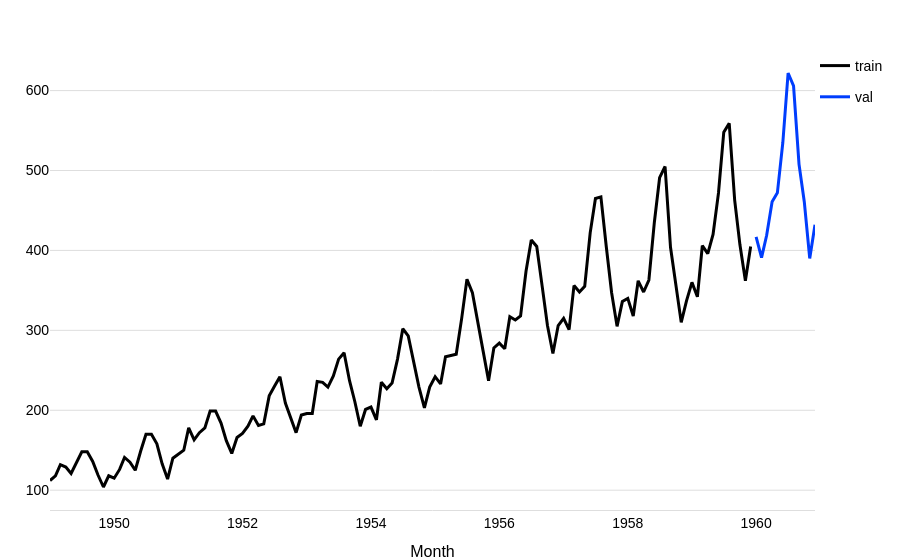

Notebook code cell kept with this figure:
### Markdown cell above
## 1. Quick Start

Let's start with a simple example using the **TiDE** model on the AirPassengers dataset.

### Code cell
series = AirPassengersDataset().load().astype("float32")

input_chunk_length = 24
output_chunk_length = 12

train, val = series[:-output_chunk_length], series[-output_chunk_length:]

fig = train.plotly(label="train")
fig = val.plotly(label="val", fig=fig)
fig.update_layout(**config)

### Figure 1 — Plotly figure (JSON) as saved in the notebook; plotly's stock layout.template omitted (floating-point values rounded to 4 significant figures; data arrays with more than 128 entries replaced by an {"elided": "..."} marker saying what was removed)
{"data": [{"hovertemplate": "<b>train</b>: %{y:.3g}<extra></extra>", "legendgroup": "train", "line": {"color": "#000000"}, "mode": "lines", "name": "train", "type": "scatter", "x": {"elided": "132 str values"}, "y": {"elided": "132 float values"}}, {"hovertemplate": "<b>val</b>: %{y:.3g}<extra></extra>", "legendgroup": "val", "line": {"color": "#003dfd"}, "mode": "lines", "name": "val", "type": "scatter", "x": ["1960-01-01T00:00:00.000000000", "1960-02-01T00:00:00.000000000", "1960-03-01T00:00:00.000000000", "1960-04-01T00:00:00.000000000", "1960-05-01T00:00:00.000000000", "1960-06-01T00:00:00.000000000", "1960-07-01T00:00:00.000000000", "1960-08-01T00:00:00.000000000", "1960-09-01T00:00:00.000000000", "1960-10-01T00:00:00.000000000", "1960-11-01T00:00:00.000000000", "1960-12-01T00:00:00.000000000"], "y": [417.0, 391.0, 419.0, 461.0, 472.0, 535.0, 622.0, 606.0, 508.0, 461.0, 390.0, 432.0]}], "layout": {"hovermode": "x unified", "legend": {"xanchor": "left"}, "title": {}, "xaxis": {"title": {"text": "Month"}}}}
